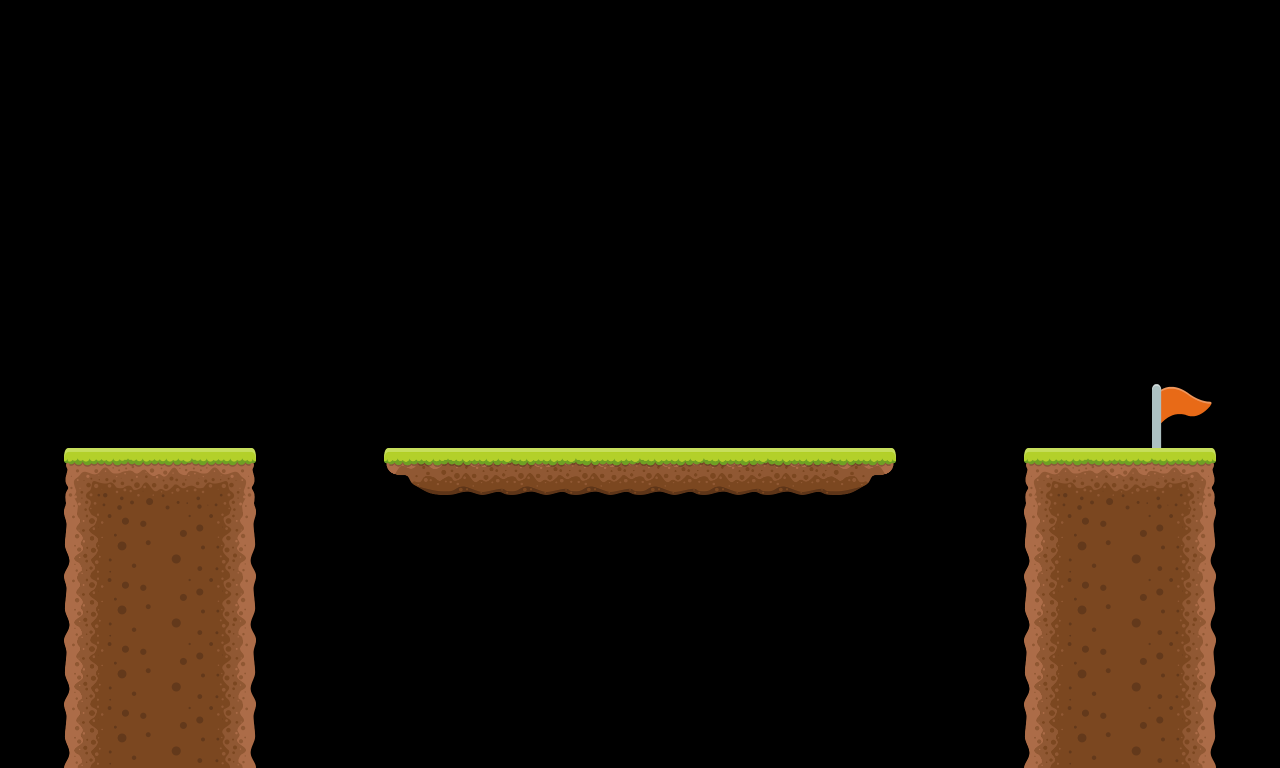

Rendered tile map (Tiled .tmx) drawn with the repository's tilesets; below, a short description and the full map source, tile grids included:
An orthogonal 20x12 tile map with 64x64 px tiles, 1 tile layer (Tile Layer 1), 2 tilesets and 7 objects.

<map version="1.9" tiledversion="1.9.2" orientation="orthogonal" renderorder="right-down" width="20" height="12" tilewidth="64" tileheight="64" infinite="0" nextlayerid="6" nextobjectid="30">
 <editorsettings>
  <export target="level2.lua" format="lua" />
 </editorsettings>
 <tileset firstgid="1" name="platformer" tilewidth="64" tileheight="64" tilecount="9" columns="3">
  <image source="tileset.png" width="192" height="192" />
 </tileset>
 <tileset firstgid="10" name="Flag" tilewidth="64" tileheight="64" tilecount="1" columns="1">
  <image source="flag.png" width="64" height="64" />
 </tileset>
 <layer id="1" name="Tile Layer 1" width="20" height="12">
  <data encoding="csv">
0,0,0,0,0,0,0,0,0,0,0,0,0,0,0,0,0,0,0,0,
0,0,0,0,0,0,0,0,0,0,0,0,0,0,0,0,0,0,0,0,
0,0,0,0,0,0,0,0,0,0,0,0,0,0,0,0,0,0,0,0,
0,0,0,0,0,0,0,0,0,0,0,0,0,0,0,0,0,0,0,0,
0,0,0,0,0,0,0,0,0,0,0,0,0,0,0,0,0,0,0,0,
0,0,0,0,0,0,0,0,0,0,0,0,0,0,0,0,0,0,0,0,
0,0,0,0,0,0,0,0,0,0,0,0,0,0,0,0,0,0,10,0,
0,1,2,3,0,0,7,8,8,8,8,8,8,9,0,0,1,2,3,0,
0,4,5,6,0,0,0,0,0,0,0,0,0,0,0,0,4,5,6,0,
0,4,5,6,0,0,0,0,0,0,0,0,0,0,0,0,4,5,6,0,
0,4,5,6,0,0,0,0,0,0,0,0,0,0,0,0,4,5,6,0,
0,4,5,6,0,0,0,0,0,0,0,0,0,0,0,0,4,5,6,0
</data>
 </layer>
 <objectgroup id="4" name="Flag">
  <object id="27" x="1152" y="386.667" width="58.6667" height="61.3333" />
  <object id="28" x="725.333" y="957.333" />
 </objectgroup>
 <objectgroup id="5" name="Start">
  <object id="29" x="129.333" y="321.333" width="61.3333" height="62.6667" />
 </objectgroup>
 <objectgroup id="2" name="Plataforms">
  <object id="22" x="62.6667" y="450.667" width="189.333" height="313.333" />
  <object id="23" x="386.667" y="449.333" width="508" height="44" />
  <object id="24" x="1024" y="449.333" width="189.333" height="320" />
 </objectgroup>
 <objectgroup id="3" name="Enemies">
  <object id="26" x="766.667" y="384" width="64" height="65.3333" />
 </objectgroup>
</map>
